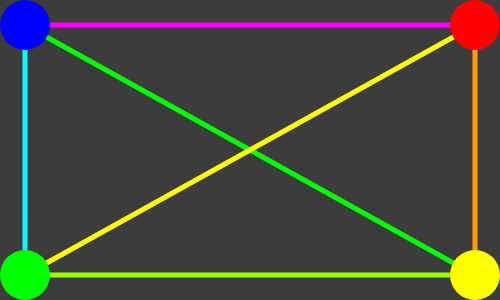
Frame 1 (no input)
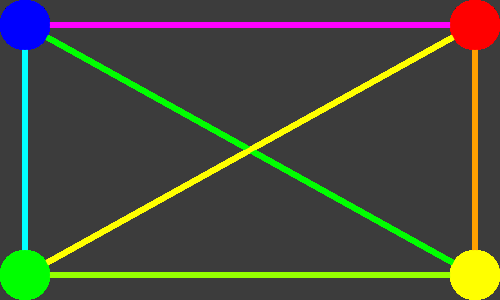
Frame 60 (no input)
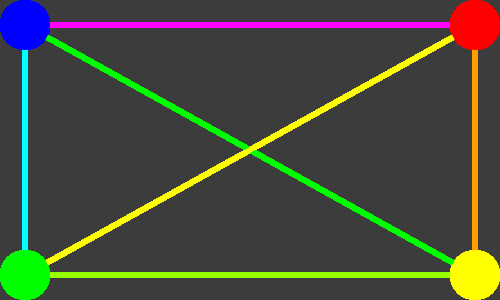
Frame 120 (the mouse pressed at the canvas centre since frame 60)

The p5.js sketch that drew these frames (run headless with seeded random() and noise() and a simulated clock; from frame 60 on, the mouse is pressed at the canvas centre):

// p5.js sketch
// ── sketch.js
//https://github.com/stavrosdidakis/DAT-GAD-405_2017
//https://p5js.org

//DAT405 / GAD405
//01_ProjectSetup
//In this example we see how to create a canvas, set and display
//the frame rate of the rendering system, and use text to
//display the frame count and rate on screen

//Initialization function
function setup() {
  createCanvas(500, 300);
  background(60);
}
  function draw(){

    strokeWeight(5);

    //line top left to bottom right
    stroke(0, 255, 0);
    line(25, 25, 475, 275);

    //line top right to bottom left
    stroke(255, 255, 0);
    line(475, 25, 25, 275);

    //line top left to top right
    stroke(255, 0, 255);
    line(25, 25, 475, 25);

    //line top left bottom left
    stroke(0, 255, 255);
    line(25, 25, 25, 275);

    //line top right to bottom right
    stroke(255, 160, 0);
    line(475, 25, 475, 275);

    //line bottom left to bottom right
    stroke(150, 255, 0);
    line(25, 275, 475, 275);

    //removing stroke from circles
    noStroke();

    //top left
    fill(0, 0, 255, 1000);
    ellipse(25, 25, 50, 50);

    //top right
    fill(255, 0, 0, 1000);
    ellipse(475, 25, 50, 50);

    //bottom right
    fill(255, 255, 0, 1000);
    ellipse(475, 275, 50, 50);

    //bottom left
    fill(0, 255, 0, 1000);
    ellipse(25, 275, 50, 50);





}
